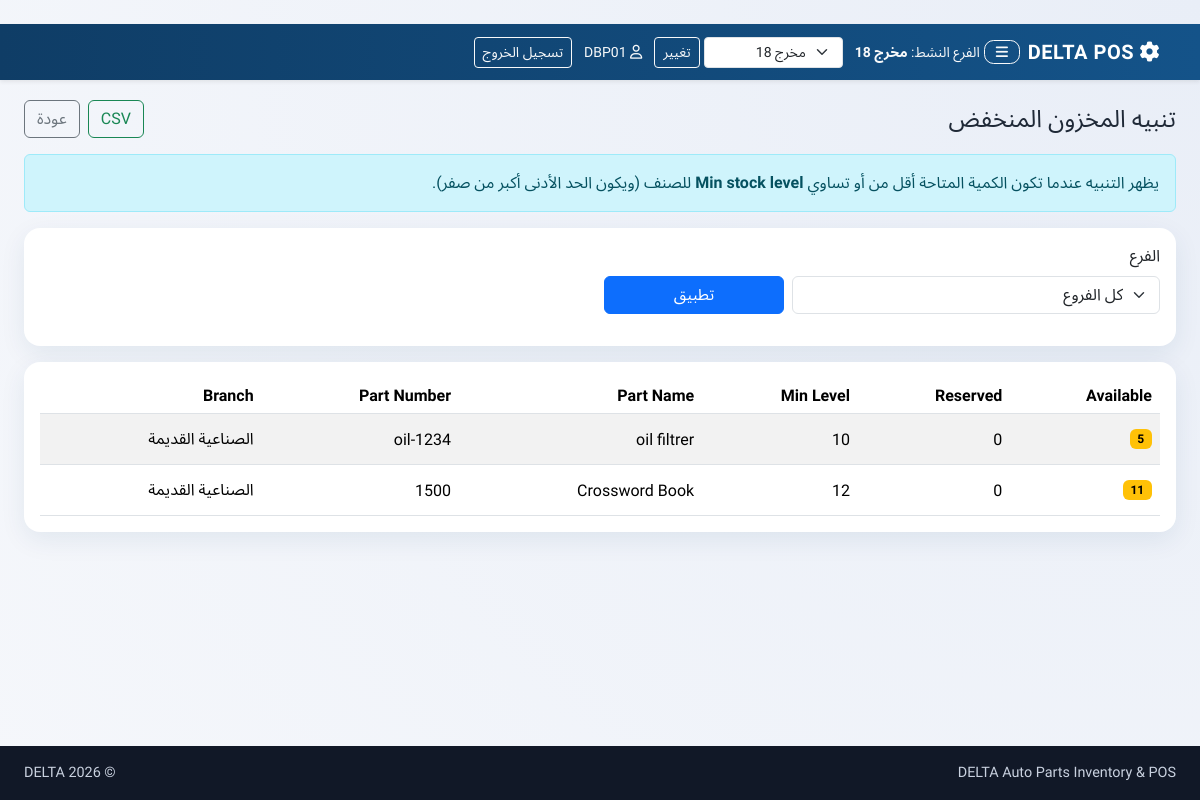
The page /inventory/low-stock/ (signed in) on the database its author committed.
### inventory/models.py (models this page shows, shortened)
class Branch(models.Model):
    name = models.CharField(max_length=50)
    code = models.CharField(max_length=10, unique=True)

class Stock(models.Model):
    part = models.ForeignKey(Part, on_delete=models.CASCADE)
    branch = models.ForeignKey(Branch, on_delete=models.CASCADE)
    quantity = models.PositiveIntegerField(default=0)
    min_stock_level = models.PositiveIntegerField(default=0)
    location_in_warehouse = models.CharField(max_length=50, blank=True)
    class Meta:
        unique_together = ('part', 'branch')
        indexes = [
            models.Index(fields=["branch", "quantity"]),
        ]

class Part(models.Model):
    name = models.CharField(max_length=200)
    part_number = models.CharField(max_length=100, unique=True)
    barcode = models.CharField(max_length=100, blank=True, null=True)
    category = models.ForeignKey(Category, on_delete=models.SET_NULL, null=True)
    description = models.TextField(blank=True)
    image = models.ImageField(upload_to='parts_images/', blank=True, null=True)
    cost_price = models.DecimalField(
        max_digits=10,
        decimal_places=2,
        validators=[MinValueValidator(Decimal("0.00"))],
    )
    selling_price = models.DecimalField(
        max_digits=10,
        decimal_places=2,
        validators=[MinValueValidator(Decimal("0.00"))],
    )
    compatible_vehicles = models.ManyToManyField(Vehicle, blank=True)

### inventory/views.py (the view)
# urls.py: path("low-stock/", views.low_stock_list, name="low_stock_list"),
@login_required
@manager_required
def low_stock_list(request):
    profile = _get_or_create_profile(request.user)
    is_admin = is_admin_user(request.user)
    selected_branch_raw = (request.GET.get("branch") or "").strip()
    selected_branch = _assistant_or_manager_branch_scope(request.user, selected_branch_raw)
    stock_qs = _scope_branch(
        Stock.objects.select_related("part", "branch").order_by("part__name"),
        request.user,
        field_name="branch",
    )
    if is_admin and selected_branch is not None:
        stock_qs = stock_qs.filter(branch=selected_branch)
    elif not is_admin and profile.branch:
        stock_qs = stock_qs.filter(branch=profile.branch)
    reserved_map = _reserved_quantity_map_for_stocks(stock_qs)
    low_stock_items = []
    for stock in stock_qs:
        reserved_qty = reserved_map.get((stock.part_id, stock.branch_id), 0)
        available_qty = max(stock.quantity - reserved_qty, 0)
        if stock.min_stock_level > 0 and available_qty <= stock.min_stock_level:
            stock.available_quantity = available_qty
            stock.reserved_quantity = reserved_qty
            low_stock_items.append(stock)
    low_stock_items.sort(key=lambda row: (row.available_quantity, row.part.name, row.part.part_number))
    page_obj = Paginator(low_stock_items, 30).get_page(request.GET.get("page"))
    return render(
        request,
        "inventory/low_stock.html",
        {
            "low_stock_items": page_obj,
            "page_obj": page_obj,
            "branches": Branch.objects.all().order_by("name") if is_admin else [profile.branch] if profile.branch else [],
            "selected_branch": selected_branch.id if selected_branch else (profile.branch_id if (not is_admin and profile.branch) else None),
            "is_admin": is_admin,
        },
    )

### inventory/views.py (called while the page is built)
def _get_or_create_profile(user) -> UserProfile:
    default_role = UserProfile.Roles.ADMIN if user.is_superuser else UserProfile.Roles.CASHIER
    profile, _ = UserProfile.objects.select_related("branch").get_or_create(
        user=user,
        defaults={"role": default_role},
    )
    return profile

def is_manager(user) -> bool:
    if not user.is_authenticated:
        return False
    if user.is_superuser:
        return True
    if user.groups.filter(name__in=["manager", "admin"]).exists():
        return True
    profile = _get_or_create_profile(user)
    return profile.role in {UserProfile.Roles.MANAGER, UserProfile.Roles.ADMIN}

def is_admin_user(user) -> bool:
    if not user.is_authenticated:
        return False
    if user.is_superuser:
        return True
    profile = _get_or_create_profile(user)
    return profile.role == UserProfile.Roles.ADMIN or user.groups.filter(name="admin").exists()

def _scope_branch(queryset, user, field_name: str = "branch"):
    if is_manager(user):
        return queryset
    branch = _user_branch(user)
    if not branch:
        return queryset.none()
    return queryset.filter(**{field_name: branch})

def _assistant_or_manager_branch_scope(user, requested_branch_id: str | None) -> Branch | None:
    if is_admin_user(user):
        if requested_branch_id and requested_branch_id.isdigit():
            return Branch.objects.filter(id=int(requested_branch_id)).first()
        return None
    return _user_branch(user)

def _reserved_quantity_map_for_stocks(stock_qs):
    pairs = list(stock_qs.values_list("part_id", "branch_id"))
    if not pairs:
        return {}
    part_ids = {part_id for part_id, _ in pairs}
    branch_ids = {branch_id for _, branch_id in pairs}
    reserved_rows = (
        TransferRequest.objects.filter(
            status__in=[
                TransferRequest.Status.APPROVED,
                TransferRequest.Status.PICKED_UP,
                TransferRequest.Status.DELIVERED,
            ],
            part_id__in=part_ids,
            source_branch_id__in=branch_ids,
        )
        .values("part_id", "source_branch_id")
        .annotate(total_reserved=Coalesce(Sum("reserved_quantity"), Value(0)))
    )
    return {
        (row["part_id"], row["source_branch_id"]): int(row["total_reserved"] or 0)
        for row in reserved_rows
    }

### inventory/templates/inventory/low_stock.html (shortened to what this page needs)
﻿{% extends 'inventory/base.html' %}
{% block content %}
<div class="container-fluid px-3 px-lg-4">
    <div class="d-flex justify-content-between align-items-center mb-3">
        <h1 class="h4 mb-0">تنبيه المخزون المنخفض</h1>
        <div class="d-flex gap-2">
            <a href="{% url 'export_low_stock_csv' %}{% if selected_branch %}?branch={{ selected_branch }}{% endif %}" class="btn btn-outline-success">CSV</a>
            <a href="{% url 'part_search' %}" class="btn btn-outline-secondary">عودة</a>
        </div>
    </div>
    <div class="alert alert-info">
        يظهر التنبيه عندما تكون الكمية المتاحة أقل من أو تساوي <strong>Min stock level</strong> للصنف (ويكون الحد الأدنى أكبر من صفر).
    </div>
    {% if is_admin %}
    <div class="card delta-card mb-3">
        <div class="card-body">
            <form method="get" class="row g-2 align-items-end">
                <div class="col-md-4">
                    <label class="form-label">الفرع</label>
                    <select name="branch" class="form-select">
                        <option value="">كل الفروع</option>
                    </select>
                </div>
                <div class="col-md-2 d-grid">
                    <button class="btn btn-primary" type="submit">تطبيق</button>
                </div>
            </form>
        </div>
    </div>
    {% endif %}
    <div class="card delta-card">
        <div class="card-body">
            <div class="table-responsive">
                <table class="table table-striped align-middle mb-0">
                    <thead>
                        <tr>
                            <th>Available</th>
                            <th>Reserved</th>
                            <th>Min Level</th>
                            <th>Part Name</th>
                            <th>Part Number</th>
                            <th>Branch</th>
                        </tr>
                    </thead>
                    <tbody>
                    {% for stock in low_stock_items %}
                        <tr>
                            <td>
                                <span class="badge {% if stock.available_quantity == 0 %}text-bg-danger{% else %}text-bg-warning{% endif %}">{{ stock.available_quantity }}</span>
                            </td>
                            <td>{{ stock.reserved_quantity }}</td>
                            <td>{{ stock.min_stock_level }}</td>
                            <td>{{ stock.part.name }}</td>
                            <td>{{ stock.part.part_number }}</td>
                            <td>{{ stock.branch.name }}</td>
                        </tr>
                    {% empty %}
                        <tr><td colspan="6" class="text-center text-muted py-5">لا توجد مواد منخفضة المخزون ضمن النطاق المحدد.</td></tr>
                    {% endfor %}
                    </tbody>
                </table>
            </div>
        </div>
    </div>
</div>
{% endblock %}

### inventory/templates/inventory/base.html (shortened to what this page needs)
﻿{% load static i18n %}
<!doctype html>
<html lang="{{ LANGUAGE_CODE|default:'ar' }}" dir="{% if LANGUAGE_CODE == 'ar' %}rtl{% else %}ltr{% endif %}">
<head>
    <link href="https://cdn.jsdelivr.net/npm/bootstrap@5.3.3/dist/css/bootstrap.min.css" rel="stylesheet">
    <link rel="stylesheet" href="https://cdnjs.cloudflare.com/ajax/libs/font-awesome/6.5.2/css/all.min.css">
</head>
<body>
<nav class="navbar navbar-expand-lg navbar-dark shadow-sm">
    <div class="container-fluid px-3 px-lg-4">
        <div class="d-flex align-items-center gap-2">
            <a class="navbar-brand mb-0" href="{% url 'part_search' %}">
                <i class="fa-solid fa-gear"></i>
                DELTA POS
            </a>
            {% if user.is_authenticated %}
                <button
                    id="deltaMenuToggle"
                    class="btn btn-sm btn-outline-light delta-menu-btn"
                    type="button"
                    aria-controls="deltaNavPanel"
                    aria-expanded="false"
                    aria-label="Toggle navigation menu"
                >
                    <i class="fa-solid fa-bars"></i>
                </button>
            {% endif %}
        </div>
        {% if user.is_authenticated %}
            <div class="ms-auto d-flex align-items-center justify-content-end flex-wrap gap-2">
                <span class="text-light small px-1">
                    الفرع النشط:
                    <strong>{{ nav_active_branch.name|default:"غير محدد" }}</strong>
                </span>
                {% if nav_is_admin %}
                    <form method="post" action="{% url 'set_active_branch' %}" class="d-flex align-items-center gap-1 m-0">
                        <select name="active_branch" class="form-select form-select-sm">
                            {% for branch in nav_branch_options %}
                                <option value="{{ branch.id }}" {% if nav_active_branch and nav_active_branch.id == branch.id %}selected{% endif %}>{{ branch.name }}</option>
                            {% endfor %}
                        </select>
                        <button class="btn btn-sm btn-outline-light" type="submit">تغيير</button>
                    </form>
                {% endif %}
                <span class="text-light small px-1">
                    <i class="fa-regular fa-user"></i>
                    {{ user.username }}
                </span>
                <form method="post" action="{% url 'logout' %}" class="m-0">
                    <button class="btn btn-sm btn-outline-light" type="submit">تسجيل الخروج</button>
                </form>
            </div>
        {% endif %}
    </div>
</nav>
<main>
    <div class="content-shell">
        {% block content %}{% endblock %}
    </div>
</main>
<footer>
    <div class="container-fluid px-3 px-lg-4 d-flex flex-column flex-md-row justify-content-between">
        <span>DELTA Auto Parts Inventory & POS</span>
        <span>© {% now "Y" %} DELTA</span>
    </div>
</footer>
</body>
</html>

### rows shown on the page
Branch: name "مخرج 18"
Stock: available_quantity "5", reserved_quantity "0", min_stock_level "10", part.name "oil filtrer", part.part_number "oil-1234", branch.name "الصناعية القديمة"
Stock: available_quantity "11", reserved_quantity "0", min_stock_level "12", part.name "Crossword Book", part.part_number "1500", branch.name "الصناعية القديمة"

### other values the page prints
{{ user.username }} "DBP01"
form field active_branch "مخرج 18"
